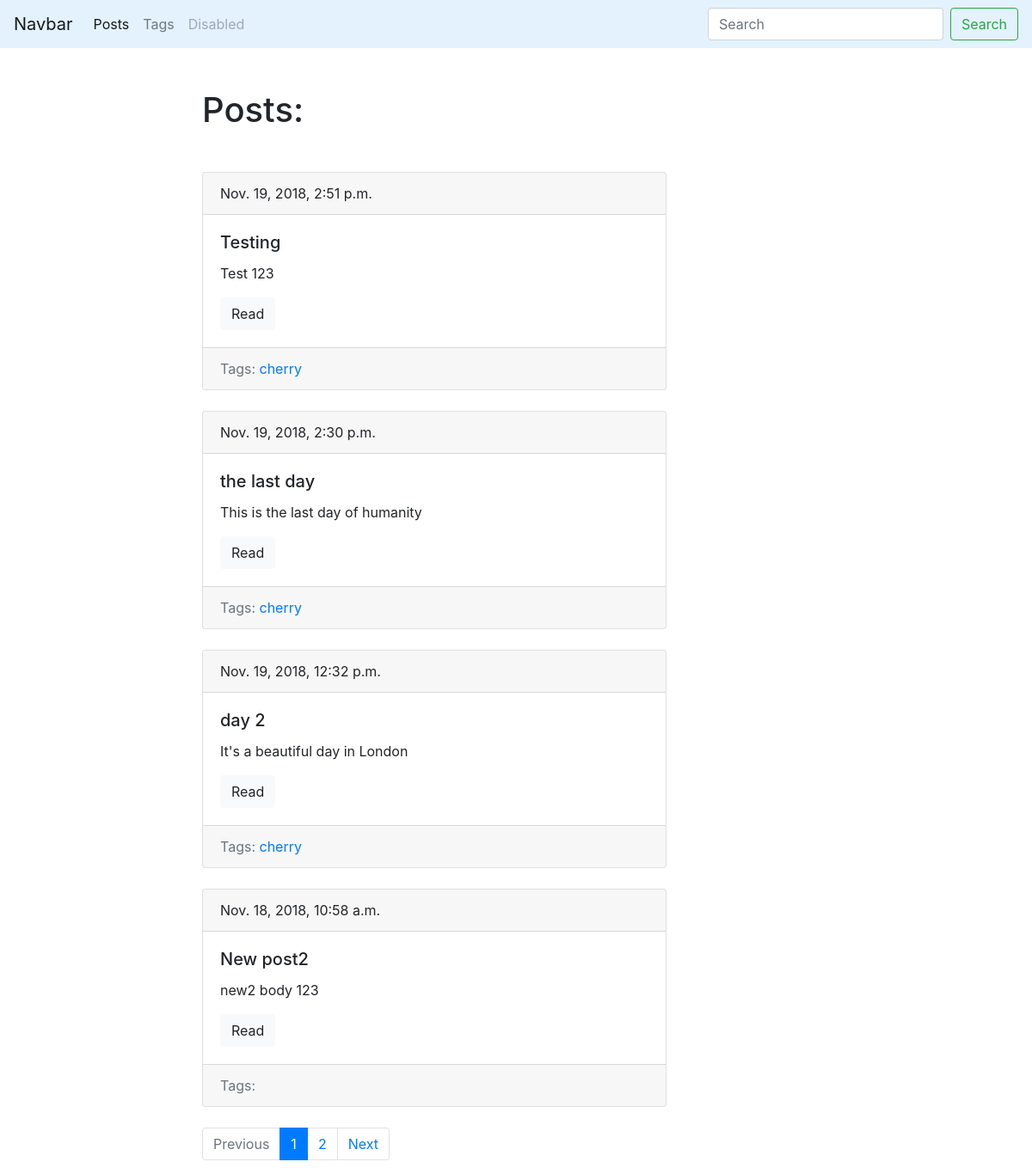
/blog/, run on an earlier commit of the app's database.
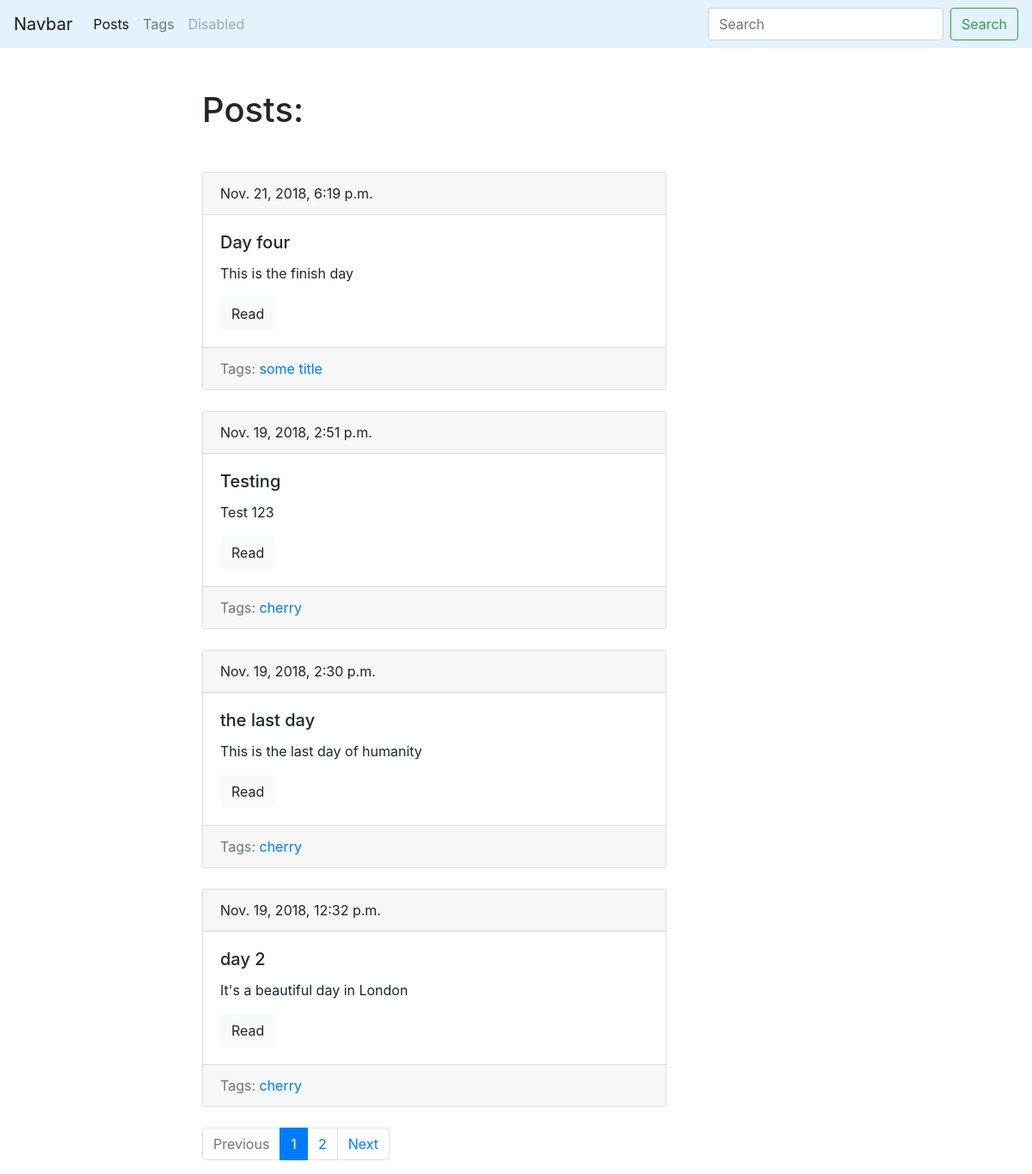
And on a later commit of the database.
### blog/models.py (models this page shows, shortened)
class Post(models.Model):
    title = models.CharField(max_length=150, db_index=True)
    slug = models.SlugField(max_length=150, blank=True, unique=True)
    body = models.TextField(blank=True, db_index=True)
    date_pub = models.DateTimeField(auto_now_add=True)
    tags = models.ManyToManyField('Tag', blank=True, related_name='posts')
    def get_absolute_url(self):
        return reverse('post_detail_url', kwargs={'slug':self.slug})
    class Meta:
        ordering = ['-date_pub']

class Tag(models.Model):
    title = models.CharField(max_length=50)
    slug = models.SlugField(max_length=50, unique=True)
    def get_absolute_url(self):
        return reverse('tag_detail_url', kwargs={'slug':self.slug})
    class Meta:
        ordering = ['title']

### blog/views.py (the view)
# urls.py: path('', posts_list, name='posts_list_url'),
def posts_list(request):
    search_query = request.GET.get('search', '')
    if search_query:
        posts = Post.objects.filter(Q(title__icontains=search_query) | Q(body__icontains=search_query))
    else:
        posts = Post.objects.all()
    paginator = Paginator(posts, 4)
    page_number = request.GET.get('page', 1)
    page = paginator.get_page(page_number)
    is_paginated = page.has_other_pages()
    if page.has_previous():
        prev_url = '?page={}'.format(page.previous_page_number())
    else:
        prev_url = ''
    if page.has_next():
        next_url = '?page={}'.format(page.next_page_number())
    else:
        next_url = ''
    context = {
        'page_object':page,
        'is_paginated': is_paginated,
        'prev_url': prev_url,
        'next_url': next_url
        }
    return render(request, 'blog/index.html', context=context)

### blog/templates/blog/index.html (shortened to what this page needs)
{% extends 'blog/base_blog.html' %}
{% block content %}
    <h1 class="mb-5">Posts:</h1>
    {% for post in page_object.object_list %}
    {% include 'blog/includes/post_card_template.html' %}
    {% endfor %}
{% endblock %}

### blog/templates/blog/includes/post_card_template.html
<div class="card mb-4">
  <div class="card-header">
    {{ post.date_pub }}
  </div>
  <div class="card-body">
    <h5 class="card-title">{{ post.title }}</h5>
    <p class="card-text">{{ post.body | truncatewords:15}}</p>
    <a href="{{ post.get_absolute_url }}" class="btn btn-light">Read</a>
  </div>
  <div class="card-footer text-muted">
    Tags:
    {% for post in post.tags.all %}
        <a href="{{ post.get_absolute_url }}">{{ post.title }}</a>
    {% endfor %}
  </div>
</div>

What changed in the data, as far as the page shows it:
no longer on this page (row unchanged): Post: date_pub "Nov. 18, 2018, 10:58 a.m.", title "New post2", body "new2 body 123"
added Post: date_pub "Nov. 21, 2018, 6:19 p.m.", title "Day four", body "This is the finish day"
now on this page (row unchanged): Tag: title "some title", shown under "Nov. 21, 2018, 6:19 p.m."
